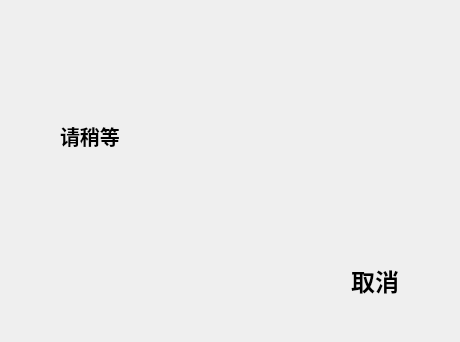
<?xml version="1.0" encoding="UTF-8"?>
<ui version="4.0">
 <class>WaitingDialog</class>
 <widget class="QDialog" name="WaitingDialog">
  <property name="geometry">
   <rect>
    <x>0</x>
    <y>0</y>
    <width>460</width>
    <height>342</height>
   </rect>
  </property>
  <property name="windowTitle">
   <string>Dialog</string>
  </property>
  <widget class="QPushButton" name="pushButton">
   <property name="geometry">
    <rect>
     <x>300</x>
     <y>240</y>
     <width>150</width>
     <height>80</height>
    </rect>
   </property>
   <property name="font">
    <font>
     <family>書體坊顏體㊣</family>
     <pointsize>18</pointsize>
     <weight>75</weight>
     <bold>true</bold>
    </font>
   </property>
   <property name="text">
    <string>取消</string>
   </property>
   <property name="flat">
    <bool>true</bool>
   </property>
  </widget>
  <widget class="QLabel" name="label">
   <property name="geometry">
    <rect>
     <x>60</x>
     <y>50</y>
     <width>361</width>
     <height>171</height>
    </rect>
   </property>
   <property name="font">
    <font>
     <family>腾祥铚谦钢笔繁</family>
     <pointsize>15</pointsize>
     <weight>75</weight>
     <bold>true</bold>
    </font>
   </property>
   <property name="text">
    <string>请稍等</string>
   </property>
  </widget>
 </widget>
 <resources/>
 <connections/>
</ui>
